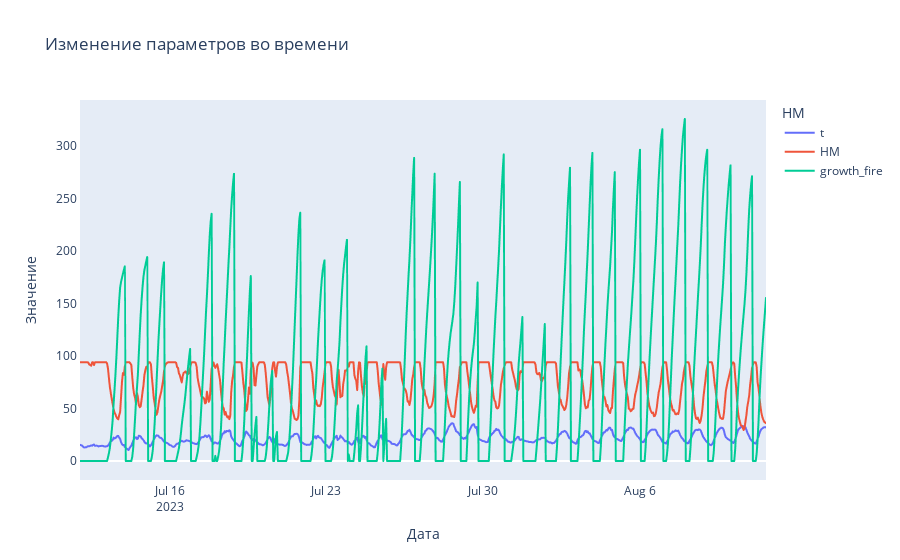

Notebook cell for this chart:
### Code cell
# Построение графика с использованием Plotly Express
fig = px.line(df, x='date', y=[ 't', 'HM', 'growth_fire'], title='Изменение параметров во времени',
              labels={'date': 'grow_fire'},
              line_shape='linear')

# Настройка внешнего вида графика
fig.update_layout(
    xaxis_title='Дата',
    yaxis_title='Значение',
    legend_title_text='HM',
    xaxis=dict(showline=True, showgrid=False),
    yaxis=dict(showline=True, showgrid=False)
)

# Отображение графика
fig.show()

### Figure 1 — Plotly figure (JSON) as saved in the notebook; plotly's stock layout.template omitted (floating-point values rounded to 4 significant figures; data arrays with more than 128 entries replaced by an {"elided": "..."} marker saying what was removed)
{"data": [{"hovertemplate": "variable=t<br>grow_fire=%{x}<br>value=%{y}<extra></extra>", "legendgroup": "t", "line": {"color": "#636efa", "dash": "solid", "shape": "linear"}, "marker": {"symbol": "circle"}, "mode": "lines", "name": "t", "showlegend": true, "type": "scattergl", "x": {"elided": "736 str values"}, "xaxis": "x", "y": {"elided": "736 float values"}, "yaxis": "y"}, {"hovertemplate": "variable=HM<br>grow_fire=%{x}<br>value=%{y}<extra></extra>", "legendgroup": "HM", "line": {"color": "#EF553B", "dash": "solid", "shape": "linear"}, "marker": {"symbol": "circle"}, "mode": "lines", "name": "HM", "showlegend": true, "type": "scattergl", "x": {"elided": "736 str values"}, "xaxis": "x", "y": {"elided": "736 float values"}, "yaxis": "y"}, {"hovertemplate": "variable=growth_fire<br>grow_fire=%{x}<br>value=%{y}<extra></extra>", "legendgroup": "growth_fire", "line": {"color": "#00cc96", "dash": "solid", "shape": "linear"}, "marker": {"symbol": "circle"}, "mode": "lines", "name": "growth_fire", "showlegend": true, "type": "scattergl", "x": {"elided": "736 str values"}, "xaxis": "x", "y": {"elided": "736 float values"}, "yaxis": "y"}], "layout": {"legend": {"title": {"text": "HM"}, "tracegroupgap": 0}, "title": {"text": "Изменение параметров во времени"}, "xaxis": {"anchor": "y", "domain": [0, 1], "showgrid": false, "showline": true, "title": {"text": "Дата"}}, "yaxis": {"anchor": "x", "domain": [0, 1], "showgrid": false, "showline": true, "title": {"text": "Значение"}}}}
